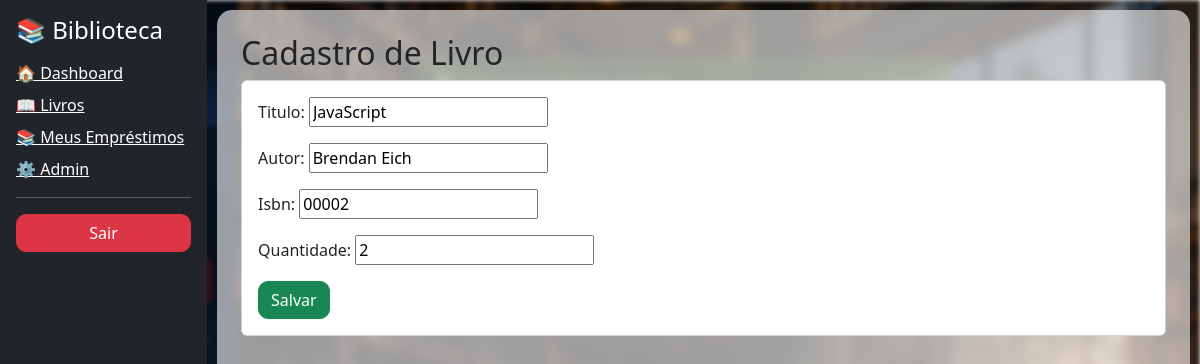
The app's page /livros/editar/5/ (signed in) with its own data.
### core/models.py (models this page shows, shortened)
class Livro(models.Model):
    titulo = models.CharField(max_length=200)
    autor = models.CharField(max_length=100)
    isbn = models.CharField(max_length=20)
    quantidade = models.IntegerField()

### core/views.py (the view)
# urls.py: path('livros/editar/<int:id>/', views.editar_livro, name='editar_livro'),
@user_passes_test(is_admin)
@login_required
def editar_livro(request, id):
    livro = get_object_or_404(Livro, id=id)
    form = LivroForm(request.POST or None, instance=livro)
    if form.is_valid():
        form.save()
        return redirect('listar_livros')
    return render(request, 'livros/form.html', {'form': form})

### core/forms.py
class LivroForm(forms.ModelForm):
    class Meta:
        model = Livro
        fields = '__all__'

### core/views.py (called while the page is built)
def is_admin(user):
    return user.is_staff

### core/templates/livros/form.html (shortened to what this page needs)
{% extends 'index.html' %}
{% block content %}
<h2>Cadastro de Livro</h2>
<div class="card p-3">
<form method="post">
    {{ form.as_p }}
    <button class="btn btn-success">Salvar</button>
</form>
</div>
{% endblock %}

### core/templates/index.html (style rules this page uses)
.card { transition: 0.3s; }
.btn { border-radius: 10px; }

### records on screen
Livro: titulo "JavaScript", autor "Brendan Eich", isbn "00002", quantidade "2"
